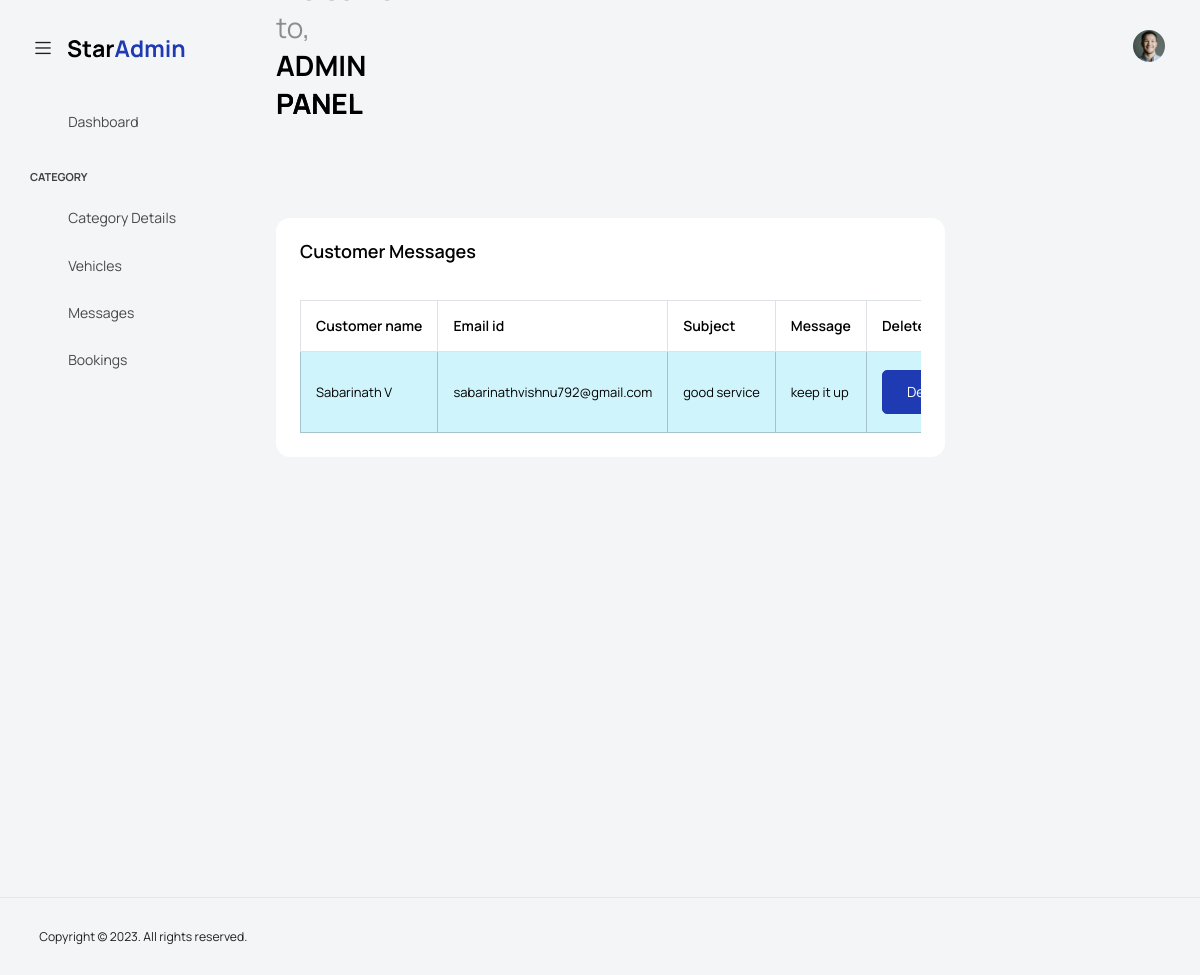
Screenshot of /backend/messages/ with the database file from the repository.
### carapp/models.py (models this page shows)
class Contactdb(models.Model):
    name = models.CharField(max_length=100, null=True, blank=True)
    email = models.EmailField(max_length=100, null=True, blank=True)
    subject = models.CharField(max_length=100, null=True, blank=True)
    message = models.CharField(max_length=100, null=True, blank=True)

### backend/views.py (the view)
# urls.py: path('messages/', views.messages, name="messages"),
def messages(request):
    data = Contactdb.objects.all()
    return render(request,"messages.html",{'data':data})

### backend/templates/messages.html (shortened to what this page needs)
<!DOCTYPE html>
<html lang="en">
{% extends 'index2.html' %}
{% block content %}
{% load static %}
<head>
    <link rel="stylesheet" href="{% static 'assets/vendors/feather/feather.css' %}">
    <link rel="stylesheet" href="{% static 'assets/vendors/mdi/css/materialdesignicons.min.css' %}">
    <link rel="stylesheet" href="{% static 'assets/vendors/ti-icons/css/themify-icons.css' %}">
    <link rel="stylesheet" href="{% static 'assets/vendors/font-awesome/css/font-awesome.min.css' %}">
    <link rel="stylesheet" href="{% static 'assets/vendors/typicons/typicons.css' %}">
    <link rel="stylesheet" href="{% static 'assets/vendors/simple-line-icons/css/simple-line-icons.css' %}">
    <link rel="stylesheet" href="{% static 'assets/vendors/css/vendor.bundle.base.css' %}">
    <link rel="stylesheet" href="{% static 'assets/vendors/bootstrap-datepicker/bootstrap-datepicker.min.css' %}">
    <link rel="stylesheet" href="{% static 'assets/vendors/datatables.net-bs4/dataTables.bootstrap4.css' %}">
    <link rel="stylesheet" type="text/css" href="{% static 'assets/js/select.dataTables.min.css' %}">
    <link rel="stylesheet" href="{% static 'assets/css/style.css' %}">
  </head>
  <body>
    <div class="container-scroller">
      <nav class="navbar default-layout col-lg-12 col-12 p-0 fixed-top d-flex align-items-top flex-row">
        <div class="text-center navbar-brand-wrapper d-flex align-items-center justify-content-start">
          <div class="me-3">
            <button class="navbar-toggler navbar-toggler align-self-center" type="button" data-bs-toggle="minimize">
              <span class="icon-menu"></span>
            </button>
          </div>
          <div>
            <a class="navbar-brand brand-logo" href="{% url 'indexpage' %}">
              <img src="{% static 'assets/images/logo.svg' %}" alt="logo" />
            </a>
          </div>
        </div>
        <div class="navbar-menu-wrapper d-flex align-items-top">
          <ul class="navbar-nav">
            <li class="nav-item fw-semibold d-none d-lg-block ms-0">
              <h1 class="welcome-text">Welcome to, <span class="text-black fw-bold">ADMIN PANEL</span></h1>
            </li>
          </ul>
            <li class="nav-item dropdown d-none d-lg-block user-dropdown" style="margin-left:737px;">
              <a class="nav-link" id="UserDropdown" href="#" data-bs-toggle="dropdown" aria-expanded="false">
                <img class="img-xs rounded-circle" src="{% static 'assets/images/faces/face8.jpg' %}" alt="Profile image"> </a>
            </li>
        </div>
      </nav>
      <div class="container-fluid page-body-wrapper">
        <div class="main-panel">
          <div class="content-wrapper">
            <div class="row">
              <div class="col-lg-12 stretch-card" style="width:1600px">
                <div class="card">
                  <div class="card-body">
                    <h4 class="card-title">Customer Messages</h4>
                    <div class="table-responsive pt-3">
                      <table class="table table-bordered">
                        <thead>
                          <tr>
                            <th> Customer name </th>
                            <th> Email id </th>
                            <th> Subject </th>
                            <th> Message </th>
                            <th> Delete </th>
                          </tr>
                        </thead>
                        <tbody>
                        {% for i in data %}
                          <tr class="table-info">
                            <td> {{i.name}} </td>
                            <td> {{i.email}} </td>
                            <td> {{i.subject}} </td>
                            <td> {{i.message}} </td>
                            <td>
                                <a href="{% url 'deletemesage' deleid=i.id %}">
                                    <button type="submit" class="btn btn-primary me-2">Delete</button>
                                </a>
                            </td>
                          </tr>
                        {% endfor %}
                        </tbody>
                      </table>
                    </div>
                  </div>
                </div>
              </div>
            </div>
          </div>
        </div>
      </div>
    </div>
  </body>
{% endblock %}

### rows the page displays
Contactdb: name "Sabarinath V", email "sabarinathvishnu792@gmail.com", subject "good service", message "keep it up"
